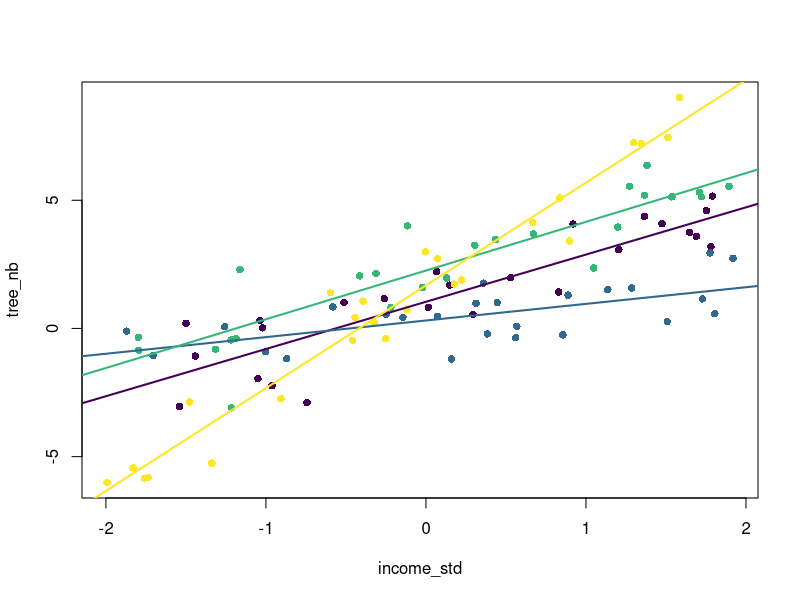

Recreate this plot in R.
#adding standard error blog post

#function parameter
#@model: a lm or glm fitted model
#@name_f: a character string with the name of the categorical (factor) variable
#@name_x: a character string with the name fo the interacting variable, by default the intercept
add_se <- function(model,name_f,name_x="Intercept"){
  #grab the standard error of the coefficients
  se_vec <- summary(model)$coefficients[,2]
  if(name_x=="Intercept"){
    #the stabdard error of the intercept
    se_x <- se_vec[1]
    #get the level-specific standard errors
    se_f <- se_vec[grep(name_f,names(se_vec))]
    se_f <- se_f[-grep(":",names(se_f))]
    #get the covariance between the intercept and the level-specific parameters
    vcov_f <- vcov(model)[grep(name_f,rownames(vcov(model))),grep(name_x,colnames(vcov(model)))]
    vcov_f <- vcov_f[-grep(":",names(vcov_f))]
    #the estimated average value at each level
    coef_f <- coef(model)[1]+coef(model)[names(vcov_f)]
  }
  else{
    #similar code for the case of another variable than the intercept
    se_x <- se_vec[name_x]
    se_f <- se_vec[grep(name_f,names(se_vec))]
    se_f <- se_f[grep(":",names(se_f))]
    vcov_f <- vcov(model)[grep(name_f,rownames(vcov(model))),grep(name_x,colnames(vcov(model)))][,1]
    vcov_f <- vcov_f[grep(":",names(vcov_f))]
    coef_f <- coef(model)[name_x]+coef(model)[names(vcov_f)]
  }
  #compute the summed SE
  se_f <- sqrt(se_x**2+se_f**2+2*vcov_f)
  #create the output dataframe
  out <- data.frame(Coef=coef_f,SE=se_f)
  return(out)
}


#some simulated data
dat <- data.frame(income_std=runif(100,-2,2),area=gl(n = 4,k=25,labels = c("North","East","South","West")))
modmat <- model.matrix(~income_std*area,dat)
coeff <- c(1,2,-0.5,1.2,0.6,-1.3,-0.2,2)
dat$tree_nb <- rnorm(100,mean = modmat%*%coeff,sd=1)

#fit the model 
(m <- lm(tree_nb~income_std*area,dat))

#compute the summed SE
sum_se <- rbind(add_se(m,name_f = "area"),add_se(m,name_f = "area",name_x = "income_std"))

#a plot
library(viridis)
col_vec <- viridis(4)
plot(tree_nb~income_std,dat,pch=16,col=col_vec[dat$area])
abline(a = coef(m)[1],b=coef(m)[2],col=col_vec[1],lwd=2)
abline(a = sum_se[1,1],b=sum_se[4,1],col=col_vec[2],lwd=2)
abline(a = sum_se[2,1],b=sum_se[5,1],col=col_vec[3],lwd=2)
abline(a = sum_se[3,1],b=sum_se[6,1],col=col_vec[4],lwd=2)
